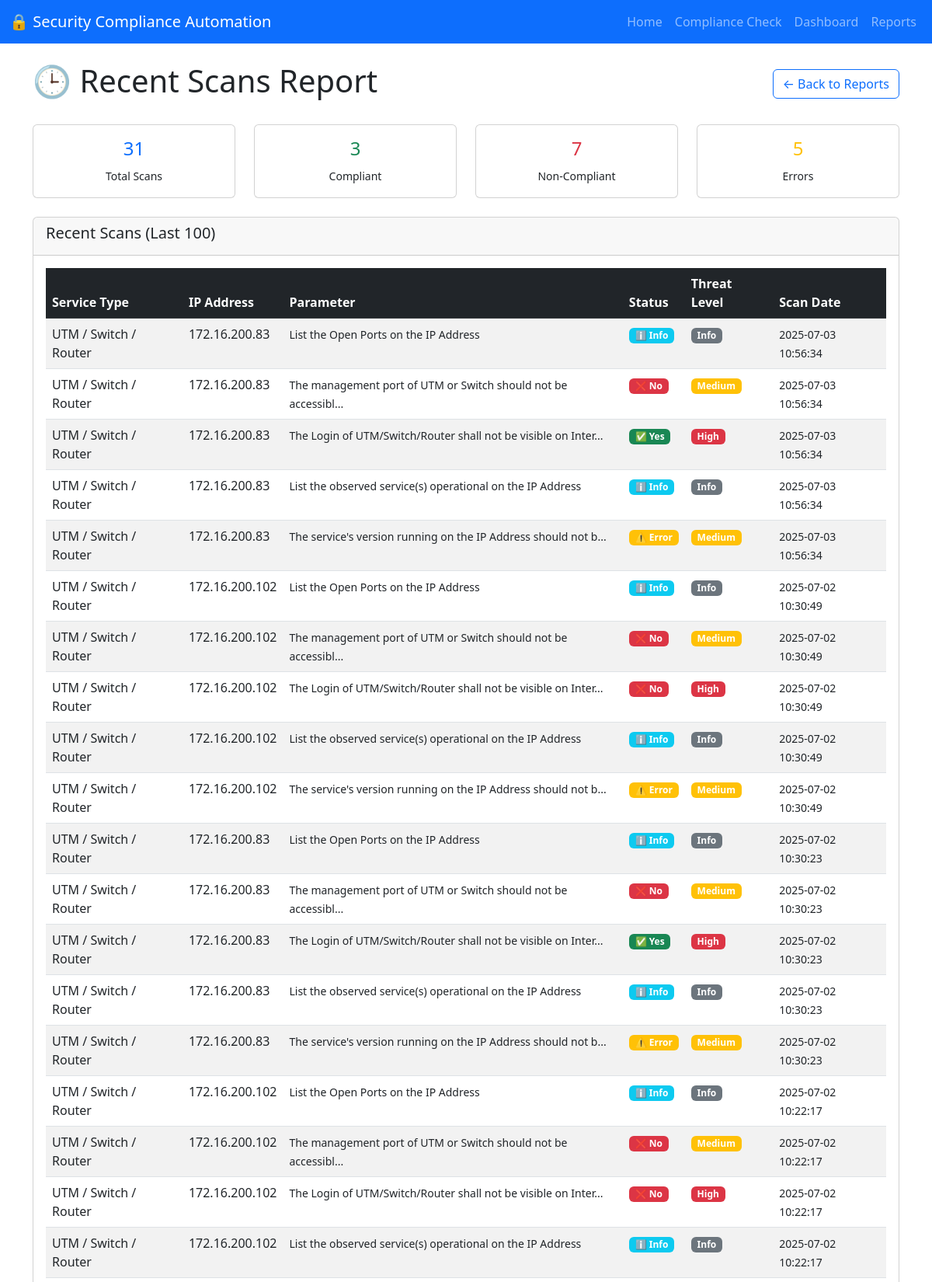
The page /reports/quick/recent (upper part) on the database its author committed.
### tables this page shows
CREATE TABLE compliance_results
                     (id INTEGER PRIMARY KEY AUTOINCREMENT,
                      scan_date TIMESTAMP,
                      service_type TEXT,
                      ip_address TEXT,
                      domain TEXT,
                      sr_no INTEGER,
                      parameter TEXT,
                      compliance_status TEXT,
                      threat_level TEXT,
                      remarks TEXT,
                      command_used TEXT,
                      hostname TEXT,
                      target_type TEXT);

### app.py (the view, shortened to what this page needs)
@app.route('/reports/quick/<report_type>')
def quick_report(report_type):
    try:
        conn = sqlite3.connect('compliance_results.db')
        if report_type == 'summary':
            summary_query = """
                SELECT
                    COUNT(DISTINCT ip_address || service_type || DATE(scan_date)) as total_scans,
                    COUNT(DISTINCT ip_address) as unique_ips,
                    COUNT(DISTINCT service_type) as services_count,
                    SUM(CASE WHEN compliance_status = 'Yes' THEN 1 ELSE 0 END) as compliant_count,
                    SUM(CASE WHEN compliance_status = 'No' THEN 1 ELSE 0 END) as non_compliant_count,
                    SUM(CASE WHEN compliance_status = 'Error' THEN 1 ELSE 0 END) as error_count
                FROM compliance_results
            """
            summary = conn.execute(summary_query).fetchone()
            recent_query = "SELECT * FROM compliance_results ORDER BY scan_date DESC LIMIT 50"
            recent_data = pd.read_sql_query(recent_query, conn)
            conn.close()
            return render_template('quick_summary.html',
                                 summary=summary,
                                 recent_data=recent_data.to_dict('records'))
        elif report_type == 'recent':
            recent_query = """
                SELECT * FROM compliance_results
                ORDER BY scan_date DESC
                LIMIT 100
            """
            recent_data = pd.read_sql_query(recent_query, conn)
            conn.close()
            return render_template('quick_recent.html',
                                 recent_data=recent_data.to_dict('records'))
        else:
            flash('Invalid report type.', 'error')
            return redirect(url_for('reports'))
    except Exception as e:
        flash(f'Error generating quick report: {str(e)}', 'error')
        return redirect(url_for('reports'))

### templates/quick_recent.html (shortened to what this page needs)
<!DOCTYPE html>
<html lang="en">
<head>
    <link href="https://cdn.jsdelivr.net/npm/bootstrap@5.3.0/dist/css/bootstrap.min.css" rel="stylesheet">
</head>
<body>
<nav class="navbar navbar-expand-lg navbar-dark bg-primary">
  <div class="container-fluid">
    <a class="navbar-brand" href="/">🔒 Security Compliance Automation</a>
    <div class="collapse navbar-collapse" id="navbarNav">
      <ul class="navbar-nav ms-auto">
        <li class="nav-item">
          <a class="nav-link" href="/">Home</a>
        </li>
        <li class="nav-item">
          <a class="nav-link" href="/compliance">Compliance Check</a>
        </li>
        <li class="nav-item">
          <a class="nav-link" href="/dashboard">Dashboard</a>
        </li>
        <li class="nav-item">
          <a class="nav-link" href="/reports">Reports</a>
        </li>
      </ul>
    </div>
  </div>
</nav>
<div class="container mt-4">
    <div class="d-flex justify-content-between align-items-center mb-4">
        <h1>🕒 Recent Scans Report</h1>
        <a href="/reports" class="btn btn-outline-primary">← Back to Reports</a>
    </div>
    <div class="row mb-4">
        <div class="col-md-3">
            <div class="card text-center">
                <div class="card-body">
                    <h4 class="text-primary">{{ recent_data|length }}</h4>
                    <small>Total Scans</small>
                </div>
            </div>
        </div>
        <div class="col-md-3">
            <div class="card text-center">
                <div class="card-body">
                    <h4 class="text-success">{{ recent_data|selectattr('compliance_status', 'equalto', 'Yes')|list|length }}</h4>
                    <small>Compliant</small>
                </div>
            </div>
        </div>
        <div class="col-md-3">
            <div class="card text-center">
                <div class="card-body">
                    <h4 class="text-danger">{{ recent_data|selectattr('compliance_status', 'equalto', 'No')|list|length }}</h4>
                    <small>Non-Compliant</small>
                </div>
            </div>
        </div>
        <div class="col-md-3">
            <div class="card text-center">
                <div class="card-body">
                    <h4 class="text-warning">{{ recent_data|selectattr('compliance_status', 'equalto', 'Error')|list|length }}</h4>
                    <small>Errors</small>
                </div>
            </div>
        </div>
    </div>
    <div class="card">
        <div class="card-header">
            <h5>Recent Scans (Last 100)</h5>
        </div>
        <div class="card-body">
            {% if recent_data %}
            <div class="table-responsive">
                <table class="table table-striped table-hover">
                    <thead class="table-dark">
                        <tr>
                            <th>Service Type</th>
                            <th>IP Address</th>
                            <th>Parameter</th>
                            <th>Status</th>
                            <th>Threat Level</th>
                            <th>Scan Date</th>
                        </tr>
                    </thead>
                    <tbody>
                        {% for item in recent_data %}
                        <tr>
                            <td>{{ item.service_type }}</td>
                            <td>{{ item.ip_address }}</td>
                            <td>
                                <small>{{ item.parameter[:60] }}{% if item.parameter|length > 60 %}...{% endif %}</small>
                            </td>
                            <td>
                                {% if item.compliance_status == 'Yes' %}
                                <span class="badge bg-success">✅ Yes</span>
                                {% elif item.compliance_status == 'No' %}
                                <span class="badge bg-danger">❌ No</span>
                                {% elif item.compliance_status == 'Error' %}
                                <span class="badge bg-warning">⚠️ Error</span>
                                {% elif item.compliance_status == 'N/A' %}
                                <span class="badge bg-secondary">➖ N/A</span>
                                {% elif item.compliance_status == '-' %}
                                <span class="badge bg-info">ℹ️ Info</span>
                                {% else %}
                                <span class="badge bg-secondary">{{ item.compliance_status }}</span>
                                {% endif %}
                            </td>
                            <td>
                                <span class="badge bg-{{ 'danger' if item.threat_level == 'High' else 'warning' if item.threat_level == 'Medium' else 'info' if item.threat_level == 'Low' else 'secondary' }}">
                                    {{ item.threat_level }}
                                </span>
                            </td>
                            <td>
                                <small>{{ item.scan_date }}</small>
                            </td>
                        </tr>
                        {% endfor %}
                    </tbody>
                </table>
            </div>
            {% else %}
            <p class="text-muted">No recent scans available.</p>
            {% endif %}
        </div>
    </div>
</div>
</body>
</html>

### rows shown on the page
compliance_results: service_type "UTM / Switch / Router", ip_address "172.16.200.83", parameter "List the Open Ports on the IP Address", compliance_status "ℹ️ Info", threat_level "Info", scan_date "2025-07-03 10:56:34"
compliance_results: service_type "UTM / Switch / Router", ip_address "172.16.200.83", parameter "The management port of UTM or Switch should not be accessibl", compliance_status "❌ No", threat_level "Medium", scan_date "2025-07-03 10:56:34"
compliance_results: service_type "UTM / Switch / Router", ip_address "172.16.200.83", parameter "The Login of UTM/Switch/Router shall not be visible on Inter", compliance_status "✅ Yes", threat_level "High", scan_date "2025-07-03 10:56:34"
compliance_results: service_type "UTM / Switch / Router", ip_address "172.16.200.83", parameter "List the observed service(s) operational on the IP Address", compliance_status "ℹ️ Info", threat_level "Info", scan_date "2025-07-03 10:56:34"
compliance_results: service_type "UTM / Switch / Router", ip_address "172.16.200.83", parameter "The service's version running on the IP Address should not b", compliance_status "⚠️ Error", threat_level "Medium", scan_date "2025-07-03 10:56:34"
compliance_results: service_type "UTM / Switch / Router", ip_address "172.16.200.102", parameter "List the Open Ports on the IP Address", compliance_status "ℹ️ Info", threat_level "Info", scan_date "2025-07-02 10:30:49"
compliance_results: service_type "UTM / Switch / Router", ip_address "172.16.200.102", parameter "The management port of UTM or Switch should not be accessibl", compliance_status "❌ No", threat_level "Medium", scan_date "2025-07-02 10:30:49"
compliance_results: service_type "UTM / Switch / Router", ip_address "172.16.200.102", parameter "The Login of UTM/Switch/Router shall not be visible on Inter", compliance_status "❌ No", threat_level "High", scan_date "2025-07-02 10:30:49"
compliance_results: service_type "UTM / Switch / Router", ip_address "172.16.200.102", parameter "List the observed service(s) operational on the IP Address", compliance_status "ℹ️ Info", threat_level "Info", scan_date "2025-07-02 10:30:49"
compliance_results: service_type "UTM / Switch / Router", ip_address "172.16.200.102", parameter "The service's version running on the IP Address should not b", compliance_status "⚠️ Error", threat_level "Medium", scan_date "2025-07-02 10:30:49"
compliance_results: service_type "UTM / Switch / Router", ip_address "172.16.200.83", parameter "List the Open Ports on the IP Address", compliance_status "ℹ️ Info", threat_level "Info", scan_date "2025-07-02 10:30:23"
compliance_results: service_type "UTM / Switch / Router", ip_address "172.16.200.83", parameter "The management port of UTM or Switch should not be accessibl", compliance_status "❌ No", threat_level "Medium", scan_date "2025-07-02 10:30:23"
compliance_results: service_type "UTM / Switch / Router", ip_address "172.16.200.83", parameter "The Login of UTM/Switch/Router shall not be visible on Inter", compliance_status "✅ Yes", threat_level "High", scan_date "2025-07-02 10:30:23"
compliance_results: service_type "UTM / Switch / Router", ip_address "172.16.200.83", parameter "List the observed service(s) operational on the IP Address", compliance_status "ℹ️ Info", threat_level "Info", scan_date "2025-07-02 10:30:23"
compliance_results: service_type "UTM / Switch / Router", ip_address "172.16.200.83", parameter "The service's version running on the IP Address should not b", compliance_status "⚠️ Error", threat_level "Medium", scan_date "2025-07-02 10:30:23"
compliance_results: service_type "UTM / Switch / Router", ip_address "172.16.200.102", parameter "List the Open Ports on the IP Address", compliance_status "ℹ️ Info", threat_level "Info", scan_date "2025-07-02 10:22:17"
compliance_results: service_type "UTM / Switch / Router", ip_address "172.16.200.102", parameter "The management port of UTM or Switch should not be accessibl", compliance_status "❌ No", threat_level "Medium", scan_date "2025-07-02 10:22:17"
compliance_results: service_type "UTM / Switch / Router", ip_address "172.16.200.102", parameter "The Login of UTM/Switch/Router shall not be visible on Inter", compliance_status "❌ No", threat_level "High", scan_date "2025-07-02 10:22:17"
compliance_results: service_type "UTM / Switch / Router", ip_address "172.16.200.102", parameter "List the observed service(s) operational on the IP Address", compliance_status "ℹ️ Info", threat_level "Info", scan_date "2025-07-02 10:22:17"

### other values the page prints
{{ recent_data|length }} "31"
